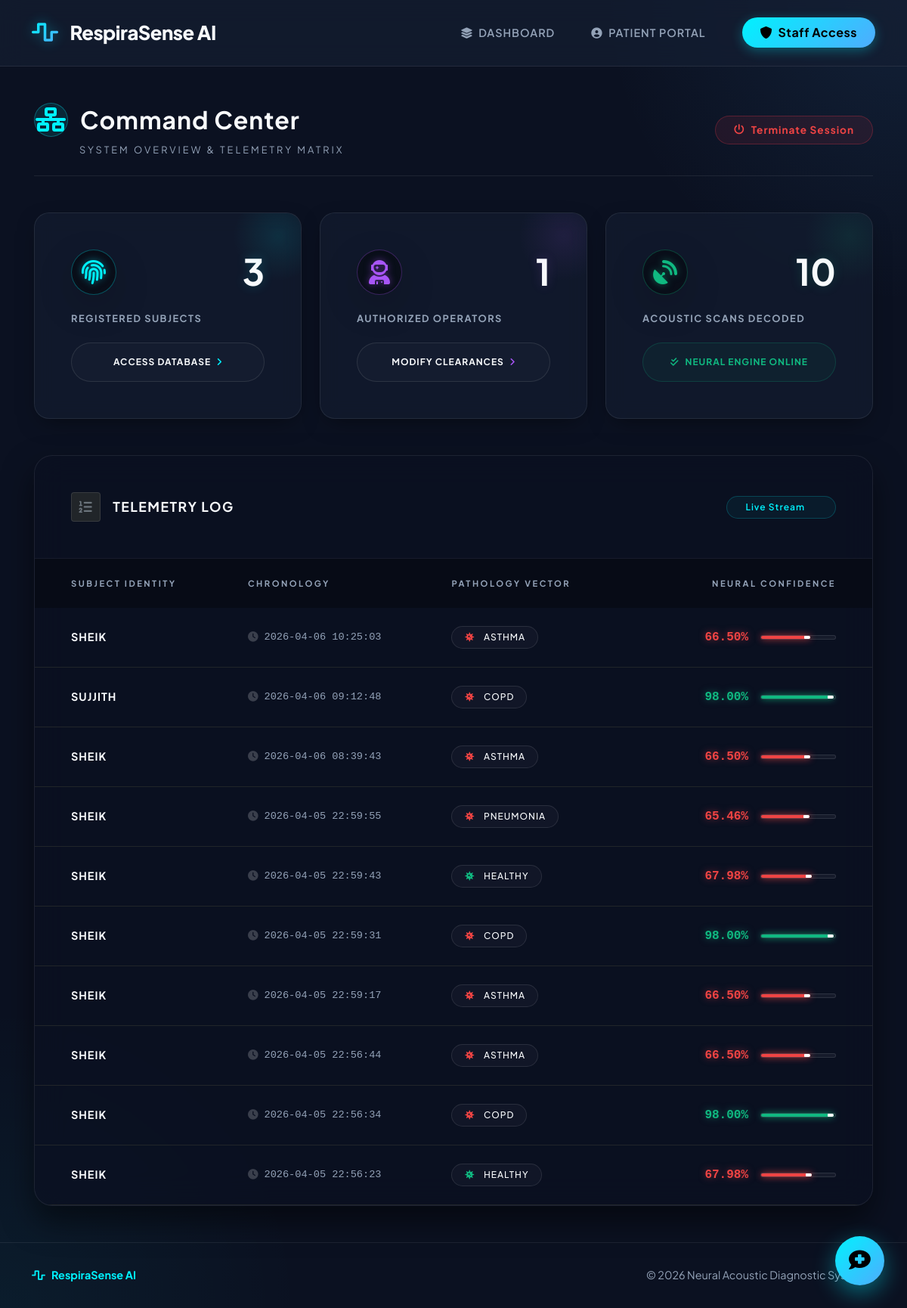
Page /admin-dashboard (signed in) on the committed database.
### models.py (models this page shows, shortened)
class ScanReport(db.Model):
    __tablename__ = 'scan_reports'
    id = db.Column(db.Integer, primary_key=True)
    patient_id = db.Column(db.Integer, db.ForeignKey('patients.id'), nullable=False)
    disease_type_id = db.Column(db.Integer, db.ForeignKey('disease_types.id'))
    audio_path = db.Column(db.String(200), nullable=False)
    disease_type = db.Column(db.String(100))
    confidence = db.Column(db.Float)
    acoustic_features = db.Column(db.String(200))
    disease_name = db.Column(db.String(200))
    disease_description = db.Column(db.Text)
    severity = db.Column(db.String(50))
    treatment_time = db.Column(db.String(100))
    action_needed = db.Column(db.String(200))
    recommendations = db.Column(db.Text)
    recommendations_raw = db.Column(db.Text)
    doctor_notes = db.Column(db.Text)
    audio_metadata = db.Column(db.Text)
    created_at = db.Column(db.DateTime, default=datetime.utcnow)

class Patient(UserMixin, db.Model):
    __tablename__ = 'patients'
    id = db.Column(db.Integer, primary_key=True)
    name = db.Column(db.String(100), nullable=False)
    phone = db.Column(db.String(20), unique=True, nullable=False)
    email = db.Column(db.String(100))
    address = db.Column(db.String(200))
    district = db.Column(db.String(100))
    medical_history = db.Column(db.Text)
    created_at = db.Column(db.DateTime, default=datetime.utcnow)
    scan_reports = db.relationship('ScanReport', backref='patient', lazy=True)
    chat_history = db.relationship('ChatHistory', backref='patient', lazy=True)

### app.py (the view)
@app.route('/admin-dashboard')
@login_required
def admin_dashboard():
    if not isinstance(current_user, Admin):
        flash('Access denied. Admin login required.', 'danger')
        return redirect(url_for('admin_login'))
    patients = Patient.query.all()
    doctors = Doctor.query.all()
    scan_reports = ScanReport.query.order_by(ScanReport.created_at.desc()).limit(10).all()
    return render_template('admin_dashboard.html',
                         patients=patients,
                         doctors=doctors,
                         scan_reports=scan_reports)

### templates/admin_dashboard.html (shortened to what this page needs)
{% extends "base.html" %}
{% block content %}
<div class="d-flex flex-column flex-md-row justify-content-between align-items-md-center mb-5 pb-4" style="border-bottom: 1px solid var(--border-subtle);">
    <div class="mb-4 mb-md-0">
        <h2 class="fw-bolder mb-2 d-flex align-items-center" style="color: var(--text-main); letter-spacing: 1px;">
            <div class="d-inline-flex align-items-center justify-content-center rounded-circle me-3" style="width: 45px; height: 45px; background: rgba(0, 242, 254, 0.1); border: 1px solid rgba(0, 242, 254, 0.3);">
                <i class="fas fa-network-wired" style="color: var(--accent-cyan);"></i>
            </div>
            Command Center
        </h2>
        <p class="mb-0" style="color: var(--text-dim); letter-spacing: 3px; text-transform: uppercase; font-size: 0.8rem; padding-left: 60px;">System Overview & Telemetry Matrix</p>
    </div>
    <div>
        <a href="{{ url_for('logout') }}" class="btn px-4 py-2 rounded-pill fw-bold btn-logout-hover d-flex align-items-center gap-2" style="background: rgba(220, 53, 69, 0.1); color: #ef4444; border: 1px solid rgba(220, 53, 69, 0.3); transition: all 0.3s; letter-spacing: 1px; font-size: 0.85rem;">
            <i class="fas fa-power-off"></i> Terminate Session
        </a>
    </div>
</div>
<div class="row mb-5 g-4">
    <div class="col-md-4">
        <div class="card h-100 p-4 p-xl-5 border-0 dashboard-card-hover" style="background: rgba(21, 30, 50, 0.6); backdrop-filter: blur(12px); border-radius: 20px; border: 1px solid var(--border-subtle) !important; transition: all 0.3s ease; position: relative; overflow: hidden;">
            <div class="position-absolute" style="top: -30px; right: -30px; width: 120px; height: 120px; background: radial-gradient(circle, rgba(0,242,254,0.1) 0%, transparent 70%);"></div>
            <div class="d-flex justify-content-between align-items-start mb-4 relative z-1">
                <div class="d-inline-flex align-items-center justify-content-center rounded-circle shadow-lg" style="width: 60px; height: 60px; background: rgba(0, 0, 0, 0.4); border: 1px solid rgba(0, 242, 254, 0.3);">
                    <i class="fas fa-fingerprint fa-2x" style="color: var(--accent-cyan); filter: drop-shadow(0 0 5px rgba(0,242,254,0.5));"></i>
                </div>
                <h2 class="display-5 fw-bolder mb-0" style="color: var(--text-main); text-shadow: 0 0 15px rgba(0,242,254,0.2);">{{ patients|length }}</h2>
            </div>
            <h6 class="fw-bold mb-4 text-uppercase relative z-1" style="color: var(--text-dim); letter-spacing: 1.5px; font-size: 0.8rem;">Registered Subjects</h6>
            <a href="{{ url_for('manage_patients') }}" class="btn btn-sm w-100 py-3 rounded-pill btn-manage-hover relative z-1 d-flex justify-content-center align-items-center gap-2" style="background: rgba(255, 255, 255, 0.02); color: var(--text-main); border: 1px solid rgba(255, 255, 255, 0.1); letter-spacing: 1px; font-size: 0.75rem; text-transform: uppercase; transition: all 0.3s;">
                Access Database <i class="fas fa-angle-right" style="color: var(--accent-cyan);"></i>
            </a>
        </div>
    </div>
    <div class="col-md-4">
        <div class="card h-100 p-4 p-xl-5 border-0 dashboard-card-hover" style="background: rgba(21, 30, 50, 0.6); backdrop-filter: blur(12px); border-radius: 20px; border: 1px solid var(--border-subtle) !important; transition: all 0.3s ease; position: relative; overflow: hidden;">
            <div class="position-absolute" style="top: -30px; right: -30px; width: 120px; height: 120px; background: radial-gradient(circle, rgba(168, 85, 247, 0.1) 0%, transparent 70%);"></div>
            <div class="d-flex justify-content-between align-items-start mb-4 relative z-1">
                <div class="d-inline-flex align-items-center justify-content-center rounded-circle shadow-lg" style="width: 60px; height: 60px; background: rgba(0, 0, 0, 0.4); border: 1px solid rgba(168, 85, 247, 0.3);">
                    <i class="fas fa-user-astronaut fa-2x" style="color: #a855f7; filter: drop-shadow(0 0 5px rgba(168,85,247,0.5));"></i>
                </div>
                <h2 class="display-5 fw-bolder mb-0" style="color: var(--text-main); text-shadow: 0 0 15px rgba(168,85,247,0.2);">{{ doctors|length }}</h2>
            </div>
            <h6 class="fw-bold mb-4 text-uppercase relative z-1" style="color: var(--text-dim); letter-spacing: 1.5px; font-size: 0.8rem;">Authorized Operators</h6>
            <a href="{{ url_for('manage_doctors') }}" class="btn btn-sm w-100 py-3 rounded-pill relative z-1 d-flex justify-content-center align-items-center gap-2" style="background: rgba(255, 255, 255, 0.02); color: var(--text-main); border: 1px solid rgba(255, 255, 255, 0.1); letter-spacing: 1px; font-size: 0.75rem; text-transform: uppercase; transition: all 0.3s;" onmouseover="this.style.background='rgba(168, 85, 247, 0.1)'; this.style.color='#a855f7';" onmouseout="this.style.background='rgba(255, 255, 255, 0.02)'; this.style.color='var(--text-main)';">
                Modify Clearances <i class="fas fa-angle-right" style="color: #a855f7;"></i>
            </a>
        </div>
    </div>
    <div class="col-md-4">
        <div class="card h-100 p-4 p-xl-5 border-0 dashboard-card-hover" style="background: rgba(21, 30, 50, 0.6); backdrop-filter: blur(12px); border-radius: 20px; border: 1px solid var(--border-subtle) !important; transition: all 0.3s ease; position: relative; overflow: hidden;">
            <div class="position-absolute" style="top: -30px; right: -30px; width: 120px; height: 120px; background: radial-gradient(circle, rgba(16, 185, 129, 0.1) 0%, transparent 70%);"></div>
            <div class="d-flex justify-content-between align-items-start mb-4 relative z-1">
                <div class="d-inline-flex align-items-center justify-content-center rounded-circle shadow-lg" style="width: 60px; height: 60px; background: rgba(0, 0, 0, 0.4); border: 1px solid rgba(16, 185, 129, 0.3);">
                    <i class="fas fa-satellite-dish fa-2x" style="color: #10b981; filter: drop-shadow(0 0 5px rgba(16,185,129,0.5));"></i>
                </div>
                <h2 class="display-5 fw-bolder mb-0" style="color: var(--text-main); text-shadow: 0 0 15px rgba(16,185,129,0.2);">{{ scan_reports|length }}</h2>
            </div>
            <h6 class="fw-bold mb-4 text-uppercase relative z-1" style="color: var(--text-dim); letter-spacing: 1.5px; font-size: 0.8rem;">Acoustic Scans Decoded</h6>
            <div class="w-100 py-3 text-center rounded-pill relative z-1" style="background: rgba(16, 185, 129, 0.05); border: 1px solid rgba(16, 185, 129, 0.2);">
                <span class="fw-bold text-uppercase d-flex align-items-center justify-content-center gap-2" style="color: #10b981; letter-spacing: 1px; font-size: 0.75rem;">
                    <i class="fas fa-check-double"></i> Neural Engine Online
                </span>
            </div>
        </div>
    </div>
</div>
<div class="row">
    <div class="col-md-12">
        <div class="card border-0" style="background: rgba(11, 17, 33, 0.7); backdrop-filter: blur(20px); border-radius: 24px; border: 1px solid var(--border-subtle) !important; overflow: hidden; box-shadow: 0 20px 40px rgba(0,0,0,0.5);">
            <div class="card-header p-4 p-xl-5 d-flex flex-column flex-sm-row justify-content-between align-items-sm-center bg-transparent" style="border-bottom: 1px solid rgba(255,255,255,0.05);">
                <h5 class="fw-bolder mb-3 mb-sm-0 text-uppercase d-flex align-items-center gap-3" style="color: var(--text-main); letter-spacing: 1.5px; font-size: 1.1rem;">
                    <div class="p-2 rounded bg-dark border" style="border-color: rgba(255,255,255,0.1) !important;">
                        <i class="fas fa-list-ol text-muted"></i>
                    </div>
                    Telemetry Log
                </h5>
                <span class="badge rounded-pill px-4 py-2 d-flex align-items-center gap-2" style="background: rgba(0, 242, 254, 0.05); color: var(--accent-cyan); border: 1px solid rgba(0, 242, 254, 0.2); font-weight: 600; letter-spacing: 1px;">
                    Live Stream
                </span>
            </div>
            <div class="card-body p-0">
                <div class="table-responsive">
                    <table class="table align-middle mb-0" style="color: var(--text-main); border-collapse: separate; border-spacing: 0;">
                        <thead style="background: rgba(0,0,0,0.3);">
                            <tr>
                                <th class="ps-5 py-4 text-uppercase border-0" style="color: var(--text-dim); font-size: 0.7rem; letter-spacing: 2.5px; font-weight: 700;">Subject Identity</th>
                                <th class="py-4 text-uppercase border-0" style="color: var(--text-dim); font-size: 0.7rem; letter-spacing: 2.5px; font-weight: 700;">Chronology</th>
                                <th class="py-4 text-uppercase border-0" style="color: var(--text-dim); font-size: 0.7rem; letter-spacing: 2.5px; font-weight: 700;">Pathology Vector</th>
                                <th class="pe-5 py-4 text-end text-uppercase border-0" style="color: var(--text-dim); font-size: 0.7rem; letter-spacing: 2.5px; font-weight: 700;">Neural Confidence</th>
                            </tr>
                        </thead>
                        <tbody>
                            {% if scan_reports %}
                                {% for report in scan_reports %}
                                <tr class="table-row-hover" style="border-bottom: 1px solid rgba(255,255,255,0.02); transition: background 0.2s;">
                                    <td class="ps-5 py-4 border-bottom border-dark">
                                        <div class="fw-bold text-uppercase" style="color: var(--text-main); letter-spacing: 1px; font-size: 0.9rem;">{{ report.patient.name }}</div>
                                    </td>
                                    <td class="py-4 border-bottom border-dark">
                                        <div class="d-flex align-items-center" style="color: var(--text-dim); font-size: 0.85rem; font-family: monospace;">
                                            <i class="fas fa-clock me-2" style="color: rgba(255,255,255,0.2);"></i>
                                            {{ report.created_at.strftime('%Y-%m-%d %H:%M:%S') }}
                                        </div>
                                    </td>
                                    <td class="py-4 border-bottom border-dark">
                                        <span class="badge rounded-pill px-3 py-2 text-uppercase" style="background: rgba(255,255,255,0.03); border: 1px solid rgba(255,255,255,0.1); color: var(--text-main); letter-spacing: 1px; font-weight: 500;">
                                            <i class="fas fa-virus me-2" style="color: {% if 'healthy' in report.disease_type.lower() %}#10b981{% else %}#ef4444{% endif %};"></i>
                                            {{ report.disease_type.replace('_', ' ') }}
                                        </span>
                                    </td>
                                    <td class="pe-5 py-4 text-end border-bottom border-dark">
                                        {% set conf = report.confidence * 100 %}
                                        {% set conf_color = '#10b981' %}
                                        {% if conf < 70 %}
                                            {% set conf_color = '#ef4444' %}
                                        {% elif conf < 90 %}
                                            {% set conf_color = '#f59e0b' %}
                                        {% endif %}
                                        <div class="d-flex justify-content-end align-items-center gap-3">
                                            <span class="fw-bold font-monospace" style="color: {{ conf_color }}; filter: drop-shadow(0 0 5px {{ conf_color }}80);">{{ "%.2f"|format(conf) }}%</span>
                                            <div class="progress rounded-pill" style="width: 100px; height: 6px; background-color: rgba(255,255,255,0.05); border: 1px solid rgba(255,255,255,0.1); overflow: visible;">
                                                <div class="progress-bar rounded-pill position-relative" role="progressbar" style="width: {{ conf }}%; background-color: {{ conf_color }}; box-shadow: 0 0 10px {{ conf_color }};">
                                                    <div class="position-absolute rounded-circle bg-white" style="right: 0; top: 50%; transform: translateY(-50%); width: 8px; height: 8px; box-shadow: 0 0 5px {{ conf_color }};"></div>
                                                </div>
                                            </div>
                                        </div>
                                    </td>
                                </tr>
                                {% endfor %}
                            {% endif %}
                        </tbody>
                    </table>
                </div>
            </div>
        </div>
    </div>
</div>
{% endblock %}

### rows in the picture
ScanReport: patient.name "SHEIK", created_at "2026-04-06 10:25:03", disease_type.replace "ASTHMA", conf "66.50", {{ conf }} 66.5 (drawn)
ScanReport: patient.name "SUJJITH", created_at "2026-04-06 09:12:48", disease_type.replace "COPD", conf "98.00", {{ conf }} 98.0 (drawn)
ScanReport: patient.name "SHEIK", created_at "2026-04-06 08:39:43", disease_type.replace "ASTHMA", conf "66.50", {{ conf }} 66.5 (drawn)
ScanReport: patient.name "SHEIK", created_at "2026-04-05 22:59:55", disease_type.replace "PNEUMONIA", conf "65.46", {{ conf }} 65.4586644276599 (drawn)
ScanReport: patient.name "SHEIK", created_at "2026-04-05 22:59:43", disease_type.replace "HEALTHY", conf "67.98", {{ conf }} 67.9814932751365 (drawn)
ScanReport: patient.name "SHEIK", created_at "2026-04-05 22:59:31", disease_type.replace "COPD", conf "98.00", {{ conf }} 98.0 (drawn)
ScanReport: patient.name "SHEIK", created_at "2026-04-05 22:59:17", disease_type.replace "ASTHMA", conf "66.50", {{ conf }} 66.5 (drawn)
ScanReport: patient.name "SHEIK", created_at "2026-04-05 22:56:44", disease_type.replace "ASTHMA", conf "66.50", {{ conf }} 66.5 (drawn)
ScanReport: patient.name "SHEIK", created_at "2026-04-05 22:56:34", disease_type.replace "COPD", conf "98.00", {{ conf }} 98.0 (drawn)
ScanReport: patient.name "SHEIK", created_at "2026-04-05 22:56:23", disease_type.replace "HEALTHY", conf "67.98", {{ conf }} 67.9814932751365 (drawn)

### other values in the picture
{{ patients|length }} "3"
{{ doctors|length }} "1"
{{ scan_reports|length }} "10"
